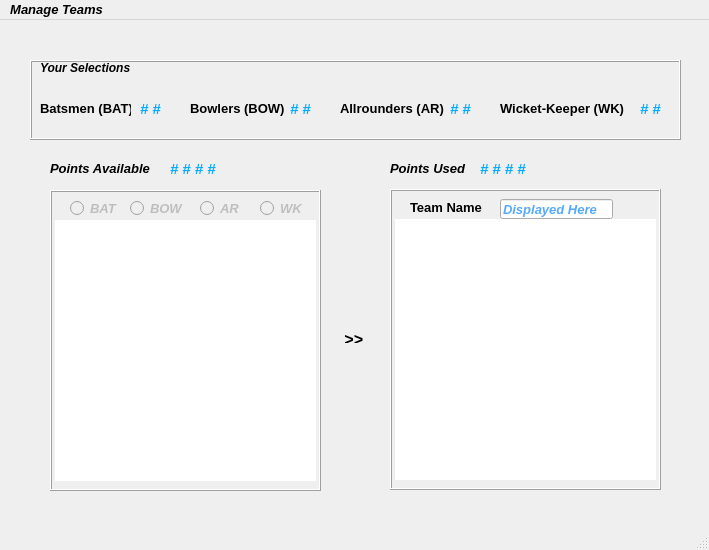
<?xml version="1.0" encoding="UTF-8"?>
<ui version="4.0">
 <class>MW1</class>
 <widget class="QMainWindow" name="MW1">
  <property name="geometry">
   <rect>
    <x>0</x>
    <y>0</y>
    <width>709</width>
    <height>550</height>
   </rect>
  </property>
  <property name="palette">
   <palette>
    <active>
     <colorrole role="Text">
      <brush brushstyle="SolidPattern">
       <color alpha="255">
        <red>0</red>
        <green>0</green>
        <blue>0</blue>
       </color>
      </brush>
     </colorrole>
     <colorrole role="PlaceholderText">
      <brush brushstyle="SolidPattern">
       <color alpha="128">
        <red>0</red>
        <green>255</green>
        <blue>255</blue>
       </color>
      </brush>
     </colorrole>
    </active>
    <inactive>
     <colorrole role="Text">
      <brush brushstyle="SolidPattern">
       <color alpha="255">
        <red>0</red>
        <green>0</green>
        <blue>0</blue>
       </color>
      </brush>
     </colorrole>
     <colorrole role="PlaceholderText">
      <brush brushstyle="SolidPattern">
       <color alpha="128">
        <red>0</red>
        <green>255</green>
        <blue>255</blue>
       </color>
      </brush>
     </colorrole>
    </inactive>
    <disabled>
     <colorrole role="Text">
      <brush brushstyle="SolidPattern">
       <color alpha="255">
        <red>120</red>
        <green>120</green>
        <blue>120</blue>
       </color>
      </brush>
     </colorrole>
     <colorrole role="PlaceholderText">
      <brush brushstyle="SolidPattern">
       <color alpha="128">
        <red>0</red>
        <green>0</green>
        <blue>0</blue>
       </color>
      </brush>
     </colorrole>
    </disabled>
   </palette>
  </property>
  <property name="font">
   <font>
    <family>Arial</family>
    <pointsize>10</pointsize>
    <weight>75</weight>
    <italic>true</italic>
    <bold>true</bold>
   </font>
  </property>
  <property name="windowTitle">
   <string>Fantasy Cricket</string>
  </property>
  <widget class="QWidget" name="centralwidget">
   <widget class="QFrame" name="frame">
    <property name="geometry">
     <rect>
      <x>30</x>
      <y>40</y>
      <width>651</width>
      <height>80</height>
     </rect>
    </property>
    <property name="frameShape">
     <enum>QFrame::Box</enum>
    </property>
    <property name="frameShadow">
     <enum>QFrame::Raised</enum>
    </property>
    <widget class="QLabel" name="label">
     <property name="geometry">
      <rect>
       <x>10</x>
       <y>0</y>
       <width>101</width>
       <height>16</height>
      </rect>
     </property>
     <property name="font">
      <font>
       <family>Arial</family>
       <pointsize>9</pointsize>
       <weight>75</weight>
       <italic>true</italic>
       <bold>true</bold>
      </font>
     </property>
     <property name="text">
      <string>Your Selections</string>
     </property>
    </widget>
    <widget class="QLabel" name="label_2">
     <property name="geometry">
      <rect>
       <x>10</x>
       <y>40</y>
       <width>91</width>
       <height>16</height>
      </rect>
     </property>
     <property name="font">
      <font>
       <family>Arial</family>
       <pointsize>10</pointsize>
       <weight>75</weight>
       <italic>false</italic>
       <bold>true</bold>
      </font>
     </property>
     <property name="text">
      <string>Batsmen (BAT)</string>
     </property>
    </widget>
    <widget class="QLabel" name="label_3">
     <property name="geometry">
      <rect>
       <x>160</x>
       <y>40</y>
       <width>101</width>
       <height>16</height>
      </rect>
     </property>
     <property name="font">
      <font>
       <family>Arial</family>
       <pointsize>10</pointsize>
       <weight>75</weight>
       <italic>false</italic>
       <bold>true</bold>
      </font>
     </property>
     <property name="text">
      <string>Bowlers (BOW)</string>
     </property>
    </widget>
    <widget class="QLabel" name="label_4">
     <property name="geometry">
      <rect>
       <x>310</x>
       <y>40</y>
       <width>111</width>
       <height>16</height>
      </rect>
     </property>
     <property name="font">
      <font>
       <family>Arial</family>
       <pointsize>10</pointsize>
       <weight>75</weight>
       <italic>false</italic>
       <bold>true</bold>
      </font>
     </property>
     <property name="text">
      <string>Allrounders (AR)</string>
     </property>
    </widget>
    <widget class="QLabel" name="label_5">
     <property name="geometry">
      <rect>
       <x>470</x>
       <y>40</y>
       <width>131</width>
       <height>16</height>
      </rect>
     </property>
     <property name="font">
      <font>
       <family>Arial</family>
       <pointsize>10</pointsize>
       <weight>75</weight>
       <italic>false</italic>
       <bold>true</bold>
      </font>
     </property>
     <property name="text">
      <string>Wicket-Keeper (WK)</string>
     </property>
    </widget>
   </widget>
   <widget class="QLabel" name="bat">
    <property name="geometry">
     <rect>
      <x>140</x>
      <y>80</y>
      <width>31</width>
      <height>16</height>
     </rect>
    </property>
    <property name="text">
     <string>&lt;html&gt;&lt;head/&gt;&lt;body&gt;&lt;p&gt;&lt;span style=&quot; font-size:11pt; color:#00aaff;&quot;&gt;# #&lt;/span&gt;&lt;/p&gt;&lt;/body&gt;&lt;/html&gt;</string>
    </property>
   </widget>
   <widget class="QLabel" name="bow">
    <property name="geometry">
     <rect>
      <x>290</x>
      <y>80</y>
      <width>31</width>
      <height>16</height>
     </rect>
    </property>
    <property name="text">
     <string>&lt;html&gt;&lt;head/&gt;&lt;body&gt;&lt;p&gt;&lt;span style=&quot; font-size:11pt; color:#00aaff;&quot;&gt;# #&lt;/span&gt;&lt;/p&gt;&lt;/body&gt;&lt;/html&gt;</string>
    </property>
   </widget>
   <widget class="QLabel" name="ar">
    <property name="geometry">
     <rect>
      <x>450</x>
      <y>80</y>
      <width>31</width>
      <height>16</height>
     </rect>
    </property>
    <property name="text">
     <string>&lt;html&gt;&lt;head/&gt;&lt;body&gt;&lt;p&gt;&lt;span style=&quot; font-size:11pt; color:#00aaff;&quot;&gt;# #&lt;/span&gt;&lt;/p&gt;&lt;/body&gt;&lt;/html&gt;</string>
    </property>
   </widget>
   <widget class="QLabel" name="wk">
    <property name="geometry">
     <rect>
      <x>640</x>
      <y>80</y>
      <width>31</width>
      <height>16</height>
     </rect>
    </property>
    <property name="text">
     <string>&lt;html&gt;&lt;head/&gt;&lt;body&gt;&lt;p&gt;&lt;span style=&quot; font-size:11pt; color:#00aaff;&quot;&gt;# #&lt;/span&gt;&lt;/p&gt;&lt;/body&gt;&lt;/html&gt;</string>
    </property>
   </widget>
   <widget class="QFrame" name="frame_2">
    <property name="geometry">
     <rect>
      <x>50</x>
      <y>170</y>
      <width>271</width>
      <height>301</height>
     </rect>
    </property>
    <property name="frameShape">
     <enum>QFrame::Box</enum>
    </property>
    <property name="frameShadow">
     <enum>QFrame::Raised</enum>
    </property>
    <widget class="QRadioButton" name="rbBat">
     <property name="enabled">
      <bool>false</bool>
     </property>
     <property name="geometry">
      <rect>
       <x>20</x>
       <y>10</y>
       <width>51</width>
       <height>17</height>
      </rect>
     </property>
     <property name="text">
      <string>BAT</string>
     </property>
    </widget>
    <widget class="QRadioButton" name="rbBowl">
     <property name="enabled">
      <bool>false</bool>
     </property>
     <property name="geometry">
      <rect>
       <x>80</x>
       <y>10</y>
       <width>61</width>
       <height>17</height>
      </rect>
     </property>
     <property name="text">
      <string>BOW</string>
     </property>
    </widget>
    <widget class="QRadioButton" name="rbAr">
     <property name="enabled">
      <bool>false</bool>
     </property>
     <property name="geometry">
      <rect>
       <x>150</x>
       <y>10</y>
       <width>51</width>
       <height>17</height>
      </rect>
     </property>
     <property name="text">
      <string>AR</string>
     </property>
    </widget>
    <widget class="QRadioButton" name="rbWk">
     <property name="enabled">
      <bool>false</bool>
     </property>
     <property name="geometry">
      <rect>
       <x>210</x>
       <y>10</y>
       <width>51</width>
       <height>17</height>
      </rect>
     </property>
     <property name="text">
      <string>WK</string>
     </property>
    </widget>
    <widget class="QListWidget" name="listA">
     <property name="geometry">
      <rect>
       <x>5</x>
       <y>30</y>
       <width>261</width>
       <height>261</height>
      </rect>
     </property>
     <property name="frameShape">
      <enum>QFrame::NoFrame</enum>
     </property>
    </widget>
   </widget>
   <widget class="QFrame" name="frame_3">
    <property name="geometry">
     <rect>
      <x>390</x>
      <y>169</y>
      <width>271</width>
      <height>301</height>
     </rect>
    </property>
    <property name="frameShape">
     <enum>QFrame::Box</enum>
    </property>
    <property name="frameShadow">
     <enum>QFrame::Raised</enum>
    </property>
    <widget class="QListWidget" name="listB">
     <property name="geometry">
      <rect>
       <x>5</x>
       <y>30</y>
       <width>261</width>
       <height>261</height>
      </rect>
     </property>
     <property name="palette">
      <palette>
       <active>
        <colorrole role="Text">
         <brush brushstyle="SolidPattern">
          <color alpha="255">
           <red>0</red>
           <green>0</green>
           <blue>0</blue>
          </color>
         </brush>
        </colorrole>
       </active>
       <inactive>
        <colorrole role="Text">
         <brush brushstyle="SolidPattern">
          <color alpha="255">
           <red>0</red>
           <green>0</green>
           <blue>0</blue>
          </color>
         </brush>
        </colorrole>
       </inactive>
       <disabled>
        <colorrole role="Text">
         <brush brushstyle="SolidPattern">
          <color alpha="255">
           <red>120</red>
           <green>120</green>
           <blue>120</blue>
          </color>
         </brush>
        </colorrole>
       </disabled>
      </palette>
     </property>
     <property name="frameShape">
      <enum>QFrame::NoFrame</enum>
     </property>
    </widget>
    <widget class="QLineEdit" name="teamName">
     <property name="geometry">
      <rect>
       <x>110</x>
       <y>10</y>
       <width>113</width>
       <height>20</height>
      </rect>
     </property>
     <property name="palette">
      <palette>
       <active>
        <colorrole role="Text">
         <brush brushstyle="SolidPattern">
          <color alpha="255">
           <red>85</red>
           <green>170</green>
           <blue>255</blue>
          </color>
         </brush>
        </colorrole>
       </active>
       <inactive>
        <colorrole role="Text">
         <brush brushstyle="SolidPattern">
          <color alpha="255">
           <red>85</red>
           <green>170</green>
           <blue>255</blue>
          </color>
         </brush>
        </colorrole>
       </inactive>
       <disabled>
        <colorrole role="Text">
         <brush brushstyle="SolidPattern">
          <color alpha="255">
           <red>120</red>
           <green>120</green>
           <blue>120</blue>
          </color>
         </brush>
        </colorrole>
       </disabled>
      </palette>
     </property>
     <property name="text">
      <string>Displayed Here</string>
     </property>
     <property name="readOnly">
      <bool>true</bool>
     </property>
    </widget>
   </widget>
   <widget class="QLabel" name="label_10">
    <property name="geometry">
     <rect>
      <x>330</x>
      <y>310</y>
      <width>47</width>
      <height>13</height>
     </rect>
    </property>
    <property name="text">
     <string>&lt;html&gt;&lt;head/&gt;&lt;body&gt;&lt;p&gt;&lt;span style=&quot; font-size:12pt;&quot;&gt;&amp;gt;&amp;gt;&lt;/span&gt;&lt;/p&gt;&lt;/body&gt;&lt;/html&gt;</string>
    </property>
    <property name="alignment">
     <set>Qt::AlignCenter</set>
    </property>
   </widget>
   <widget class="QLabel" name="label_11">
    <property name="geometry">
     <rect>
      <x>50</x>
      <y>140</y>
      <width>111</width>
      <height>16</height>
     </rect>
    </property>
    <property name="text">
     <string>Points Available</string>
    </property>
   </widget>
   <widget class="QLabel" name="pAvailable">
    <property name="geometry">
     <rect>
      <x>170</x>
      <y>140</y>
      <width>51</width>
      <height>16</height>
     </rect>
    </property>
    <property name="text">
     <string>&lt;html&gt;&lt;head/&gt;&lt;body&gt;&lt;p&gt;&lt;span style=&quot; font-size:11pt; color:#00aaff;&quot;&gt;# # # #&lt;/span&gt;&lt;/p&gt;&lt;/body&gt;&lt;/html&gt;</string>
    </property>
   </widget>
   <widget class="QLabel" name="label_13">
    <property name="geometry">
     <rect>
      <x>390</x>
      <y>140</y>
      <width>81</width>
      <height>16</height>
     </rect>
    </property>
    <property name="text">
     <string>Points Used</string>
    </property>
   </widget>
   <widget class="QLabel" name="pUsed">
    <property name="geometry">
     <rect>
      <x>480</x>
      <y>140</y>
      <width>51</width>
      <height>16</height>
     </rect>
    </property>
    <property name="text">
     <string>&lt;html&gt;&lt;head/&gt;&lt;body&gt;&lt;p&gt;&lt;span style=&quot; font-size:11pt; color:#00aaff;&quot;&gt;# # # #&lt;/span&gt;&lt;/p&gt;&lt;/body&gt;&lt;/html&gt;</string>
    </property>
   </widget>
   <widget class="QLabel" name="label_15">
    <property name="geometry">
     <rect>
      <x>410</x>
      <y>180</y>
      <width>81</width>
      <height>16</height>
     </rect>
    </property>
    <property name="text">
     <string>&lt;html&gt;&lt;head/&gt;&lt;body&gt;&lt;p&gt;&lt;span style=&quot; font-style:normal;&quot;&gt;Team Name&lt;/span&gt;&lt;/p&gt;&lt;/body&gt;&lt;/html&gt;</string>
    </property>
   </widget>
  </widget>
  <widget class="QMenuBar" name="menubar">
   <property name="geometry">
    <rect>
     <x>0</x>
     <y>0</y>
     <width>709</width>
     <height>22</height>
    </rect>
   </property>
   <widget class="QMenu" name="menuManage_Teams">
    <property name="title">
     <string>Manage Teams</string>
    </property>
    <addaction name="actionNEW_Team"/>
    <addaction name="actionOPEN_Team"/>
    <addaction name="actionSAVE_Team_2"/>
    <addaction name="actionEvaluate_Team"/>
   </widget>
   <addaction name="menuManage_Teams"/>
  </widget>
  <widget class="QStatusBar" name="statusbar"/>
  <action name="actionNEW_Team">
   <property name="text">
    <string>NEW Team</string>
   </property>
  </action>
  <action name="actionSAVE_Team">
   <property name="text">
    <string>SAVE Team</string>
   </property>
  </action>
  <action name="actionOPEN_Team">
   <property name="text">
    <string>OPEN Team</string>
   </property>
  </action>
  <action name="actionSAVE_Team_2">
   <property name="text">
    <string>SAVE Team</string>
   </property>
  </action>
  <action name="actionEvaluate_Team">
   <property name="text">
    <string>Evaluate Team</string>
   </property>
  </action>
 </widget>
 <resources/>
 <connections/>
</ui>
